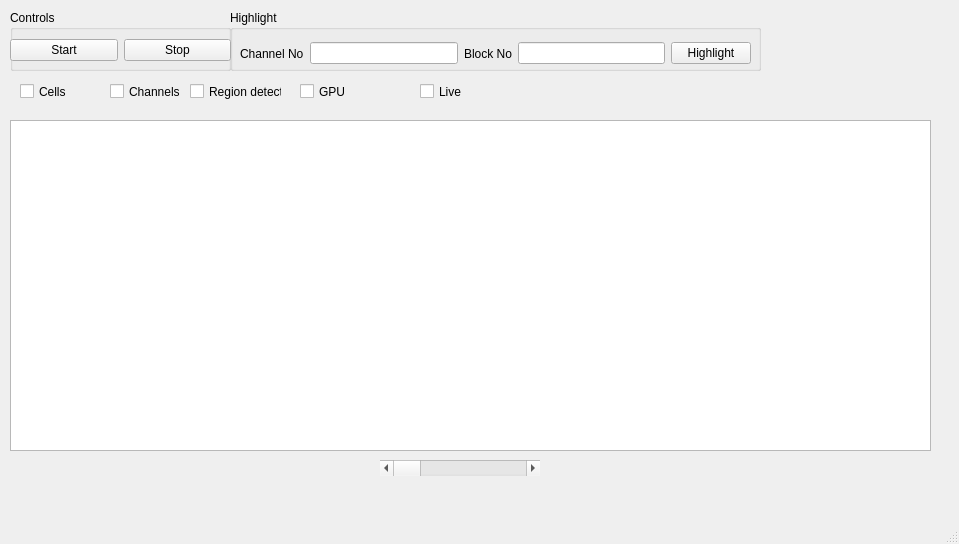
<?xml version="1.0" encoding="UTF-8"?>
<ui version="4.0">
 <class>LiveWindow</class>
 <widget class="QMainWindow" name="LiveWindow">
  <property name="geometry">
   <rect>
    <x>0</x>
    <y>0</y>
    <width>959</width>
    <height>544</height>
   </rect>
  </property>
  <property name="windowTitle">
   <string>MainWindow</string>
  </property>
  <widget class="QWidget" name="centralwidget">
   <widget class="QGroupBox" name="highlight_box">
    <property name="geometry">
     <rect>
      <x>230</x>
      <y>10</y>
      <width>531</width>
      <height>61</height>
     </rect>
    </property>
    <property name="title">
     <string>Highlight</string>
    </property>
    <widget class="QWidget" name="horizontalLayoutWidget">
     <property name="geometry">
      <rect>
       <x>10</x>
       <y>30</y>
       <width>511</width>
       <height>27</height>
      </rect>
     </property>
     <layout class="QHBoxLayout" name="horizontalLayout">
      <item>
       <widget class="QLabel" name="ch_no_label">
        <property name="text">
         <string>Channel No</string>
        </property>
       </widget>
      </item>
      <item>
       <widget class="QLineEdit" name="ch_no_edit"/>
      </item>
      <item>
       <widget class="QLabel" name="block_no_label">
        <property name="text">
         <string>Block No</string>
        </property>
       </widget>
      </item>
      <item>
       <widget class="QLineEdit" name="block_no_edit"/>
      </item>
      <item>
       <widget class="QPushButton" name="highlight_button">
        <property name="text">
         <string>Highlight</string>
        </property>
       </widget>
      </item>
     </layout>
    </widget>
   </widget>
   <widget class="QGroupBox" name="controls_box">
    <property name="geometry">
     <rect>
      <x>10</x>
      <y>10</y>
      <width>221</width>
      <height>61</height>
     </rect>
    </property>
    <property name="title">
     <string>Controls</string>
    </property>
    <widget class="QWidget" name="horizontalLayoutWidget_2">
     <property name="geometry">
      <rect>
       <x>0</x>
       <y>20</y>
       <width>221</width>
       <height>41</height>
      </rect>
     </property>
     <layout class="QHBoxLayout" name="horizontalLayout_2">
      <item>
       <widget class="QPushButton" name="start_imaging_button">
        <property name="text">
         <string>Start</string>
        </property>
       </widget>
      </item>
      <item>
       <widget class="QPushButton" name="stop_imaging_button">
        <property name="text">
         <string>Stop</string>
        </property>
       </widget>
      </item>
     </layout>
    </widget>
   </widget>
   <widget class="ImageView" name="live_image_graphics">
    <property name="geometry">
     <rect>
      <x>10</x>
      <y>120</y>
      <width>921</width>
      <height>331</height>
     </rect>
    </property>
   </widget>
   <widget class="QScrollBar" name="scroll_bar">
    <property name="geometry">
     <rect>
      <x>380</x>
      <y>460</y>
      <width>160</width>
      <height>16</height>
     </rect>
    </property>
    <property name="orientation">
     <enum>Qt::Horizontal</enum>
    </property>
   </widget>
   <widget class="QCheckBox" name="cell_seg_check_box">
    <property name="geometry">
     <rect>
      <x>20</x>
      <y>80</y>
      <width>92</width>
      <height>23</height>
     </rect>
    </property>
    <property name="text">
     <string>Cells</string>
    </property>
   </widget>
   <widget class="QCheckBox" name="channel_seg_check_box">
    <property name="geometry">
     <rect>
      <x>110</x>
      <y>80</y>
      <width>92</width>
      <height>23</height>
     </rect>
    </property>
    <property name="text">
     <string>Channels</string>
    </property>
   </widget>
   <widget class="QCheckBox" name="gpu_check_box">
    <property name="geometry">
     <rect>
      <x>300</x>
      <y>80</y>
      <width>92</width>
      <height>23</height>
     </rect>
    </property>
    <property name="text">
     <string>GPU</string>
    </property>
   </widget>
   <widget class="QCheckBox" name="islive_check_box">
    <property name="geometry">
     <rect>
      <x>420</x>
      <y>80</y>
      <width>92</width>
      <height>23</height>
     </rect>
    </property>
    <property name="text">
     <string>Live</string>
    </property>
   </widget>
   <widget class="QCheckBox" name="reg_detect_check_box">
    <property name="geometry">
     <rect>
      <x>190</x>
      <y>80</y>
      <width>92</width>
      <height>23</height>
     </rect>
    </property>
    <property name="text">
     <string>Region detect</string>
    </property>
   </widget>
  </widget>
  <widget class="QMenuBar" name="menubar">
   <property name="geometry">
    <rect>
     <x>0</x>
     <y>0</y>
     <width>959</width>
     <height>21</height>
    </rect>
   </property>
  </widget>
  <widget class="QStatusBar" name="statusbar"/>
 </widget>
 <customwidgets>
  <customwidget>
   <class>ImageView</class>
   <extends>QGraphicsView</extends>
   <header>pyqtgraph</header>
  </customwidget>
 </customwidgets>
 <resources/>
 <connections/>
</ui>
